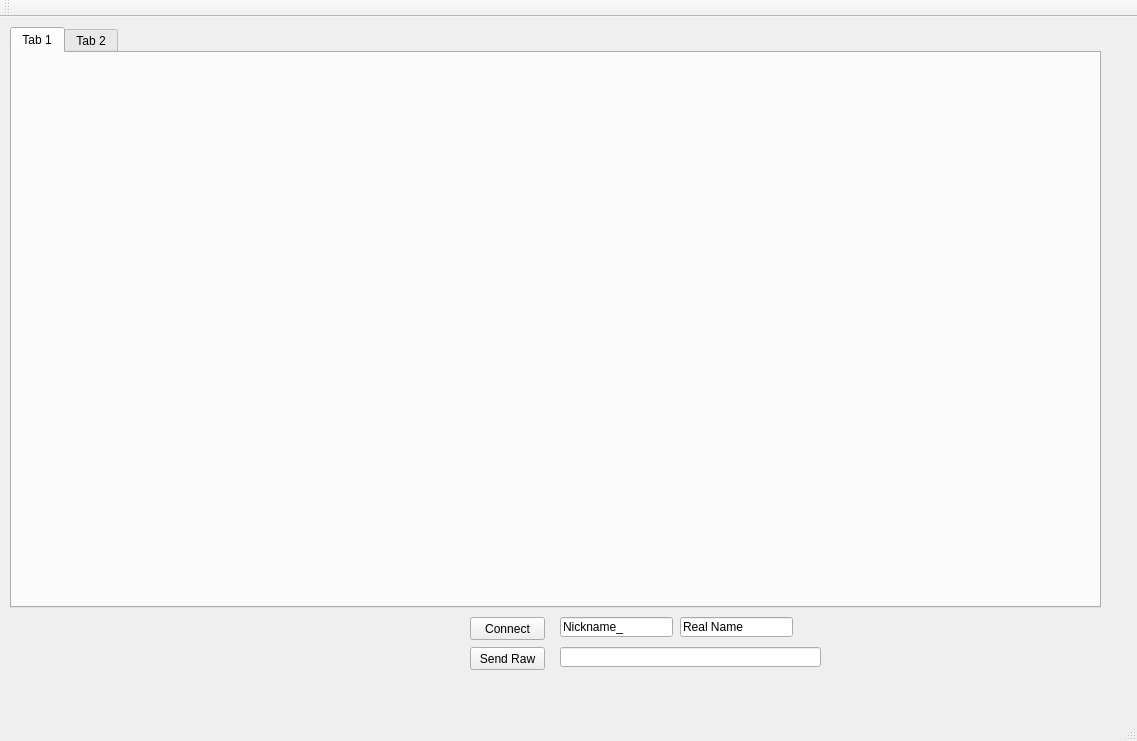
<?xml version="1.0" encoding="UTF-8"?>
<ui version="4.0">
 <class>MainWindow</class>
 <widget class="QMainWindow" name="MainWindow">
  <property name="geometry">
   <rect>
    <x>0</x>
    <y>0</y>
    <width>1137</width>
    <height>741</height>
   </rect>
  </property>
  <property name="windowTitle">
   <string>MainWindow</string>
  </property>
  <widget class="QWidget" name="centralWidget">
   <widget class="QPushButton" name="pushButton_2">
    <property name="geometry">
     <rect>
      <x>470</x>
      <y>600</y>
      <width>75</width>
      <height>23</height>
     </rect>
    </property>
    <property name="text">
     <string>Connect</string>
    </property>
   </widget>
   <widget class="QLineEdit" name="lineEdit">
    <property name="geometry">
     <rect>
      <x>560</x>
      <y>600</y>
      <width>113</width>
      <height>20</height>
     </rect>
    </property>
    <property name="text">
     <string>Nickname_</string>
    </property>
   </widget>
   <widget class="QLineEdit" name="lineEdit_2">
    <property name="geometry">
     <rect>
      <x>680</x>
      <y>600</y>
      <width>113</width>
      <height>20</height>
     </rect>
    </property>
    <property name="text">
     <string>Real Name</string>
    </property>
   </widget>
   <widget class="QLineEdit" name="lineEdit_3">
    <property name="geometry">
     <rect>
      <x>560</x>
      <y>630</y>
      <width>261</width>
      <height>20</height>
     </rect>
    </property>
   </widget>
   <widget class="QPushButton" name="pushButton">
    <property name="geometry">
     <rect>
      <x>470</x>
      <y>630</y>
      <width>75</width>
      <height>23</height>
     </rect>
    </property>
    <property name="text">
     <string>Send Raw</string>
    </property>
   </widget>
   <widget class="QTabWidget" name="tabWidget">
    <property name="geometry">
     <rect>
      <x>10</x>
      <y>10</y>
      <width>1091</width>
      <height>581</height>
     </rect>
    </property>
    <property name="currentIndex">
     <number>0</number>
    </property>
    <widget class="QWidget" name="widget">
     <attribute name="title">
      <string>Tab 1</string>
     </attribute>
    </widget>
    <widget class="QWidget" name="tab_2">
     <attribute name="title">
      <string>Tab 2</string>
     </attribute>
    </widget>
   </widget>
  </widget>
  <widget class="QMenuBar" name="menuBar">
   <property name="geometry">
    <rect>
     <x>0</x>
     <y>0</y>
     <width>1137</width>
     <height>21</height>
    </rect>
   </property>
  </widget>
  <widget class="QToolBar" name="mainToolBar">
   <attribute name="toolBarArea">
    <enum>TopToolBarArea</enum>
   </attribute>
   <attribute name="toolBarBreak">
    <bool>false</bool>
   </attribute>
  </widget>
  <widget class="QStatusBar" name="statusBar"/>
 </widget>
 <layoutdefault spacing="6" margin="11"/>
 <resources/>
 <connections/>
</ui>
